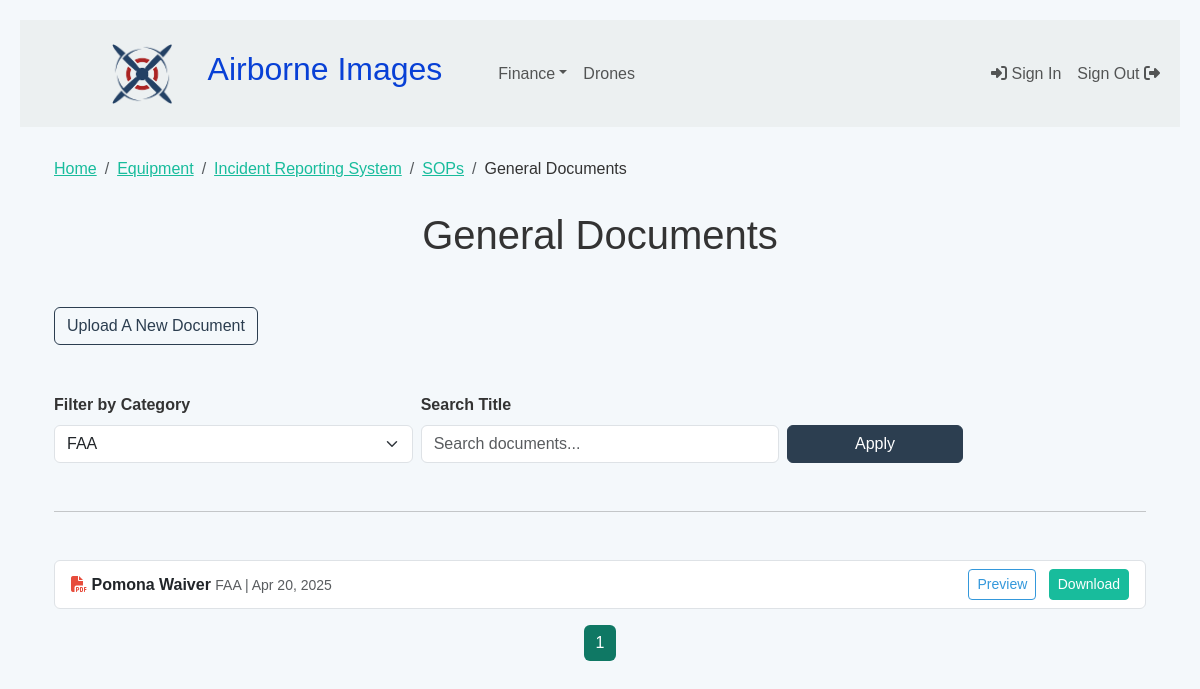
Page /documents/ (signed in) on the committed database.
### drone/models.py (models this page shows, shortened)
class GeneralDocument(models.Model):
    CATEGORY_CHOICES = [
        ('Insurance', 'Insurance'),
        ('FAA', 'FAA Waivers'),
        ('Event', 'Event Instructions'),
        ('Policies', 'Policies'),
        ('Compliance', 'Compliance'),
        ('Legal', 'Legal'),
        ('Other', 'Other'),
    ]
    title = models.CharField(max_length=255)
    category = models.CharField(max_length=50, choices=CATEGORY_CHOICES)
    description = models.TextField(blank=True)
    file = models.FileField(upload_to='general_documents/')
    uploaded_at = models.DateTimeField(auto_now_add=True)

### drone/views.py (the view)
# urls.py: path('documents/', general_document_list, name='general_document_list'),
@login_required
def general_document_list(request):
    search_query = request.GET.get('q', '').strip()
    selected_category = request.GET.get('category', '')
    documents = GeneralDocument.objects.all().order_by('-uploaded_at')
    if search_query:
        documents = documents.filter(title__icontains=search_query)
    if selected_category:
        documents = documents.filter(category=selected_category)
    categories = GeneralDocument.objects.values_list('category', flat=True).distinct()
    paginator = Paginator(documents, 10)
    page_number = request.GET.get('page')
    page_obj = paginator.get_page(page_number)
    context = {
        'documents': page_obj,
        'page_obj': page_obj,
        'categories': categories,
        'selected_category': selected_category,
        'search_query': search_query,
    }
    return render(request, 'drones/general_list.html', context)

### drone/templatetags/drone_filters.py (called while the page is built)
@register.filter
def is_pdf(file_url):
    return str(file_url).lower().endswith('.pdf')

@register.filter
def file_icon(file_url):
    ext = os.path.splitext(file_url)[1].lower()
    return {
        '.pdf':  'fa-solid fa-file-pdf text-danger',
        '.doc':  'fa-solid fa-file-word text-primary',
        '.docx': 'fa-solid fa-file-word text-primary',
        '.xls':  'fa-solid fa-table text-success',
        '.xlsx': 'fa-solid fa-table text-success',
        '.jpg':  'fa-solid fa-image text-info',
        '.jpeg': 'fa-solid fa-file-image text-info',
        '.png':  'fa-regular fa-file-image text-info',
        '.zip':  'fa-solid fa-file-zipper text-warning',
        '.txt':  'fa-regular fa-file-lines text-muted',
    }.get(ext, 'fas fa-file')

### drone/templates/drones/general_list.html (shortened to what this page needs)
{% extends 'index.html' %}
{% load drone_filters %}
{% block breadcrumbs %}
  <nav aria-label="breadcrumb">
    <ol class="breadcrumb">
        <li class="breadcrumb-item"><a href="{% url 'documents' %}">Home</a></li>
        <li class="breadcrumb-item"><a href="{% url 'equipment_list' %}">Equipment</a></li>
        <li class="breadcrumb-item"><a href="{% url 'incident_reporting_system' %}">Incident Reporting System</a></li>
        <li class="breadcrumb-item"><a href="{% url 'sop_list' %}">SOPs</a></li>
        <li class="breadcrumb-item active" aria-current="page"></li>General Documents</a></li>
    </ol>
  </nav>
{% endblock %}
{% block content %}
<div class="container mt-4">
  <h2 class="text-center mb-5">General Documents</h2>
<div>
  <a href="{% url 'upload_general_document' %}" class="btn btn-outline-primary mb-5">Upload A New Document</a>
</div>
  <form method="get" class="row g-2 mb-3 align-items-end">
    <div class="col-md-4">
      <label for="category" class="form-label fw-bold">Filter by Category</label>
      <select name="category" id="category" class="form-select">
        {% for cat in categories %}
          <option value="{{ cat }}" {% if selected_category == cat %}selected{% endif %}>{{ cat }}</option>
        {% endfor %}
      </select>
    </div>
    <div class="col-md-4">
      <label for="search" class="form-label fw-bold">Search Title</label>
      <input type="text" name="q" id="search" class="form-control" placeholder="Search documents..." value="{{ search_query }}">
    </div>
    <div class="col-md-2">
      <button type="submit" class="btn btn-primary w-100">Apply</button>
    </div>
  </form>
<hr class="color-success my-5">
  <ul class="list-group">
    {% for doc in documents %}
      <li class="list-group-item d-flex justify-content-between align-items-center">
        <div>
          <strong class="{{ doc.file.url|file_icon }}"> </span></strong><strong> {{ doc.title }}</strong>
          <small class="text-muted">{{ doc.category }} | {{ doc.uploaded_at|date:"M d, Y" }}</small>
        </div>
        <div>
          {% if doc.file.url|is_pdf %}
            <a href="{{ doc.file.url }}" target="_blank" class="btn btn-sm btn-outline-info me-2">Preview</a>
          {% endif %}
          <a href="{{ doc.file.url }}" download class="btn btn-sm btn-success">Download</a>
        </div>
      </li>
    {% empty %}
      <li class="list-group-item text-muted">No documents found.</li>
    {% endfor %}
  </ul>
  <nav aria-label="Document pagination" class="mt-3">
    <ul class="pagination justify-content-center">
      {% for num in page_obj.paginator.page_range %}
        <li class="page-item {% if page_obj.number == num %}active{% endif %}">
          <a class="page-link" href="?page={{ num }}&q={{ search_query }}&category={{ selected_category }}">{{ num }}</a>
        </li>
      {% endfor %}
    </ul>
  </nav>
</div>
{% endblock %}

### static/styles/index.css (style rules this page uses)
body { font-optical-sizing: auto; padding: 2rem; background: #f4f8fb; color: #333; }
body { font-family: "Montserrat", sans-serif; padding: 20px; }
button { padding: 10px 20px; background-color: #007bff; color: white; border: none; cursor: pointer; }

### rows in the picture
GeneralDocument: title "Pomona Waiver", category "FAA", uploaded_at "Apr 20, 2025"

### other values in the picture
{{ num }} "1"
form field category "FAA"
